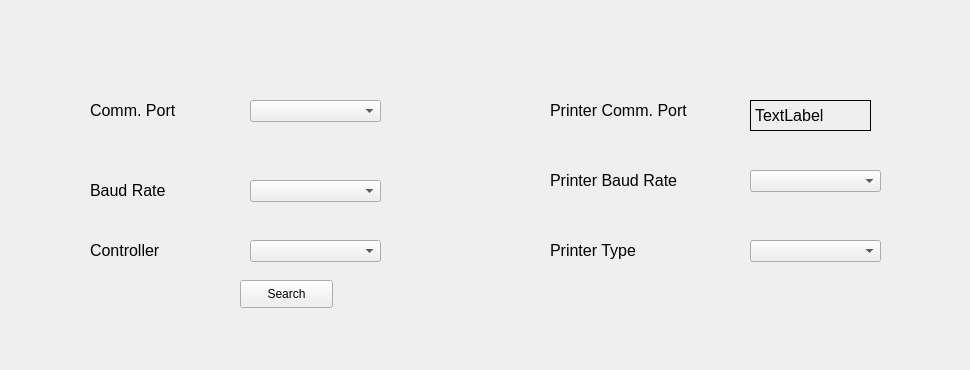
      <widget class="QWidget" name="CommPortSettings">
       <widget class="QLabel" name="lb_InnerBackground">
        <property name="geometry">
         <rect>
          <x>10</x>
          <y>10</y>
          <width>951</width>
          <height>351</height>
         </rect>
        </property>
        <property name="autoFillBackground">
         <bool>true</bool>
        </property>
        <property name="text">
         <string/>
        </property>
        <property name="pixmap">
         <pixmap>../Empty.png</pixmap>
        </property>
       </widget>
       <widget class="QLabel" name="lb_settings_InnerBackGround2">
        <property name="geometry">
         <rect>
          <x>40</x>
          <y>50</y>
          <width>411</width>
          <height>271</height>
         </rect>
        </property>
        <property name="autoFillBackground">
         <bool>true</bool>
        </property>
        <property name="text">
         <string/>
        </property>
       </widget>
       <widget class="QLabel" name="lb_settings_InnerBackGround1">
        <property name="geometry">
         <rect>
          <x>500</x>
          <y>50</y>
          <width>411</width>
          <height>271</height>
         </rect>
        </property>
        <property name="autoFillBackground">
         <bool>true</bool>
        </property>
        <property name="text">
         <string/>
        </property>
       </widget>
       <widget class="QComboBox" name="combo_settings_Controller">
        <property name="geometry">
         <rect>
          <x>250</x>
          <y>240</y>
          <width>131</width>
          <height>22</height>
         </rect>
        </property>
       </widget>
       <widget class="QLabel" name="lb_settings_Controller">
        <property name="geometry">
         <rect>
          <x>90</x>
          <y>230</y>
          <width>111</width>
          <height>41</height>
         </rect>
        </property>
        <property name="font">
         <font>
          <pointsize>12</pointsize>
          <weight>50</weight>
          <bold>false</bold>
         </font>
        </property>
        <property name="text">
         <string>Controller</string>
        </property>
       </widget>
       <widget class="QLabel" name="lb_settings_CommPort">
        <property name="geometry">
         <rect>
          <x>90</x>
          <y>90</y>
          <width>111</width>
          <height>41</height>
         </rect>
        </property>
        <property name="font">
         <font>
          <pointsize>12</pointsize>
          <weight>50</weight>
          <bold>false</bold>
         </font>
        </property>
        <property name="text">
         <string>Comm. Port</string>
        </property>
       </widget>
       <widget class="QComboBox" name="combo_settings_BaudRate">
        <property name="geometry">
         <rect>
          <x>250</x>
          <y>180</y>
          <width>131</width>
          <height>22</height>
         </rect>
        </property>
       </widget>
       <widget class="QLabel" name="lb_settings_BaudRate">
        <property name="enabled">
         <bool>true</bool>
        </property>
        <property name="geometry">
         <rect>
          <x>90</x>
          <y>170</y>
          <width>111</width>
          <height>41</height>
         </rect>
        </property>
        <property name="font">
         <font>
          <pointsize>12</pointsize>
          <weight>50</weight>
          <bold>false</bold>
         </font>
        </property>
        <property name="mouseTracking">
         <bool>false</bool>
        </property>
        <property name="text">
         <string>Baud Rate</string>
        </property>
       </widget>
       <widget class="QLabel" name="lb_settings_PrinterBaudRate">
        <property name="geometry">
         <rect>
          <x>550</x>
          <y>160</y>
          <width>161</width>
          <height>41</height>
         </rect>
        </property>
        <property name="font">
         <font>
          <pointsize>12</pointsize>
          <weight>50</weight>
          <bold>false</bold>
         </font>
        </property>
        <property name="text">
         <string>Printer Baud Rate</string>
        </property>
       </widget>
       <widget class="QLabel" name="lb_settings_PrinterType">
        <property name="geometry">
         <rect>
          <x>550</x>
          <y>230</y>
          <width>111</width>
          <height>41</height>
         </rect>
        </property>
        <property name="font">
         <font>
          <pointsize>12</pointsize>
          <weight>50</weight>
          <bold>false</bold>
         </font>
        </property>
        <property name="text">
         <string>Printer Type</string>
        </property>
       </widget>
       <widget class="QComboBox" name="combo_settings_PrinterType">
        <property name="geometry">
         <rect>
          <x>750</x>
          <y>240</y>
          <width>131</width>
          <height>22</height>
         </rect>
        </property>
       </widget>
       <widget class="QLabel" name="lb_settings_PrinterCommPort">
        <property name="geometry">
         <rect>
          <x>550</x>
          <y>90</y>
          <width>171</width>
          <height>41</height>
         </rect>
        </property>
        <property name="font">
         <font>
          <pointsize>12</pointsize>
          <weight>50</weight>
          <bold>false</bold>
         </font>
        </property>
        <property name="text">
         <string>Printer Comm. Port</string>
        </property>
       </widget>
       <widget class="QComboBox" name="combo_settings_PrinterBaudRate">
        <property name="geometry">
         <rect>
          <x>750</x>
          <y>170</y>
          <width>131</width>
          <height>22</height>
         </rect>
        </property>
       </widget>
       <widget class="QLabel" name="lb_settings_PrinterCommPortDisplay">
        <property name="geometry">
         <rect>
          <x>750</x>
          <y>100</y>
          <width>121</width>
          <height>31</height>
         </rect>
        </property>
        <property name="font">
         <font>
          <pointsize>12</pointsize>
         </font>
        </property>
        <property name="frameShape">
         <enum>QFrame::Box</enum>
        </property>
        <property name="text">
         <string>TextLabel</string>
        </property>
       </widget>
       <widget class="QPushButton" name="pb_settings_search">
        <property name="geometry">
         <rect>
          <x>240</x>
          <y>280</y>
          <width>93</width>
          <height>28</height>
         </rect>
        </property>
        <property name="text">
         <string>Search</string>
        </property>
       </widget>
       <widget class="QComboBox" name="combo_settings_CommPortDisplay">
        <property name="geometry">
         <rect>
          <x>250</x>
          <y>100</y>
          <width>131</width>
          <height>22</height>
         </rect>
        </property>
       </widget>
      </widget>
